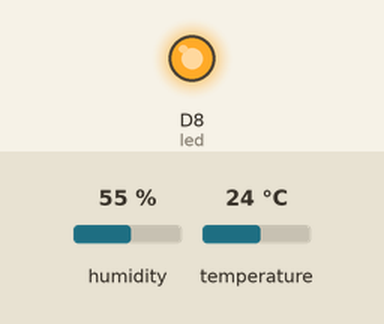
Recording of a sketch running on a simulated ESP8266 (NodeMCU). On the bench: output pins drawn as LEDs (lit = HIGH). The inputs (shaded band) are chosen by the test bench; at power-on: humidity 55 %, temperature 24 °C. WiFi joins after 1.5 s; servers stay silent unless stated; what the sketch prints to the serial monitor is not drawn.

Above: at 2.1 s.
At 4.4 s:
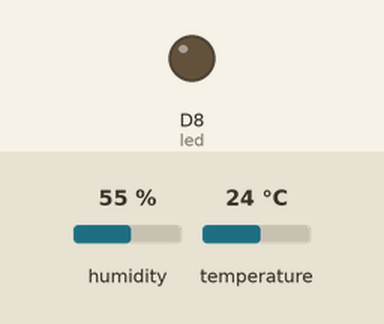
Timing chart, 0 to 7.6 s (numbered marks = the images above):
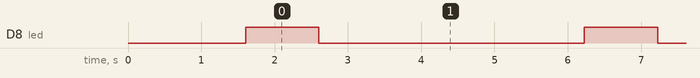

The sketch:

thingspeak.ino
```cpp
#include <ESP8266WiFi.h>
#include <DHT.h>
#include <ThingSpeak.h>

const char *ssid =  "CAW";
const char *pass =  "wedoitfortehpeople";
int led = D8;


DHT dht(D5, DHT11);

WiFiClient client;

long myChannelNumber = 2230132;
const char myWriteAPIKey[] = "OZYW690QOJMLVAWH";

void setup() {
  pinMode(led, OUTPUT);
  // put your setup code here, to run once:
  Serial.begin(9600);
  WiFi.begin(ssid, pass);
  while(WiFi.status() != WL_CONNECTED)
  {
    delay(200);
    Serial.print("..");
  }
  Serial.println();
  Serial.println("NodeMCU is connected!");
  Serial.println(WiFi.localIP());
  dht.begin();
  ThingSpeak.begin(client);
}


void loop() {
  digitalWrite(led, HIGH);
  delay(1000);
  digitalWrite(led, LOW);
  delay(1000);
  // put your main code here, to run repeatedly:
  float h = dht.readHumidity();
  float t = dht.readTemperature();
  Serial.println("Temperature: " + (String) t);
  Serial.println("Humidity: " + (String) h);
  ThingSpeak.writeField(myChannelNumber, 1, t, myWriteAPIKey);
  ThingSpeak.writeField(myChannelNumber, 2, h, myWriteAPIKey);
  delay(2000);
}
```

Measured:
- by itself, D8 (led): alternates HIGH for 1.0 s and LOW for 3.6 s
